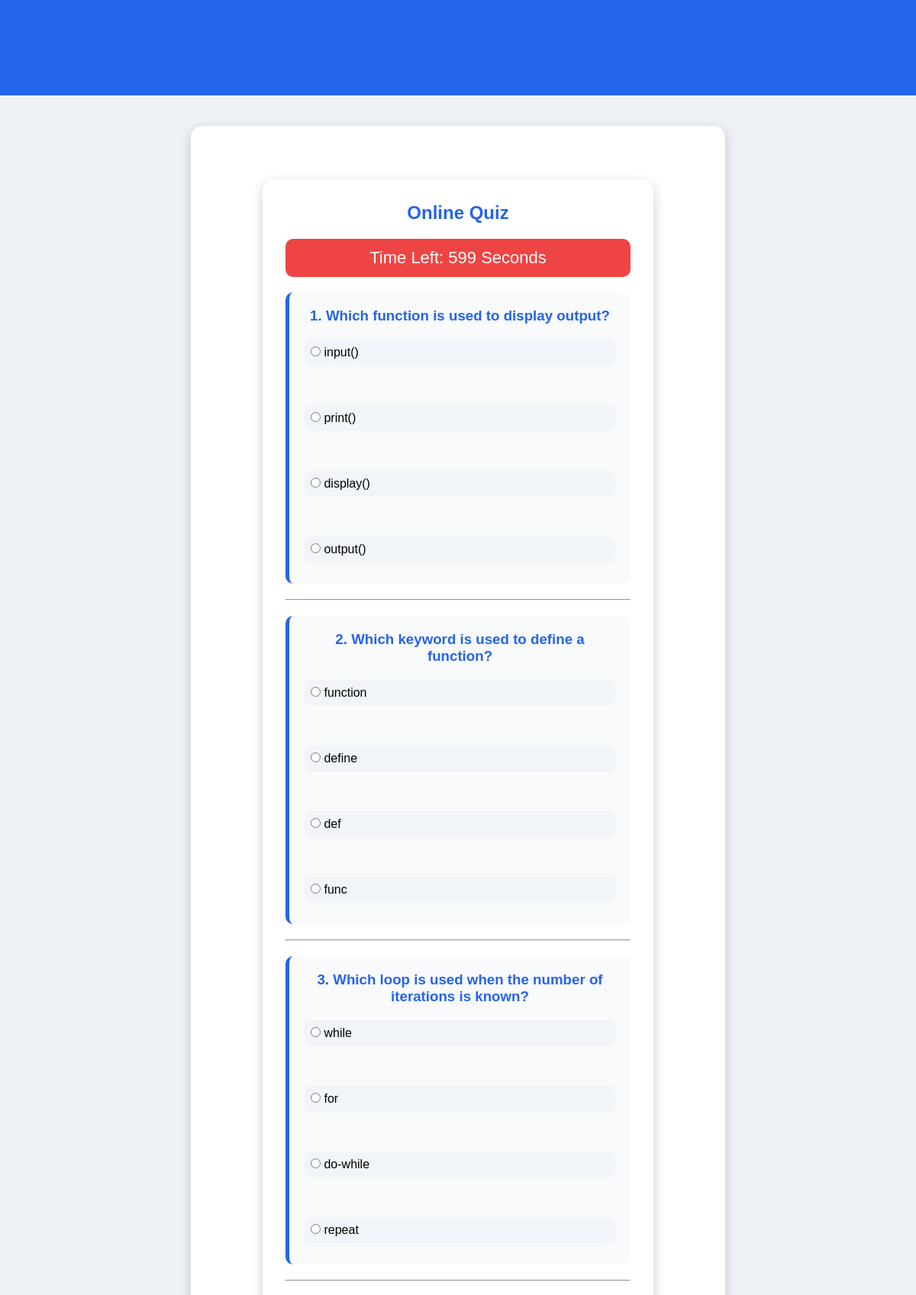
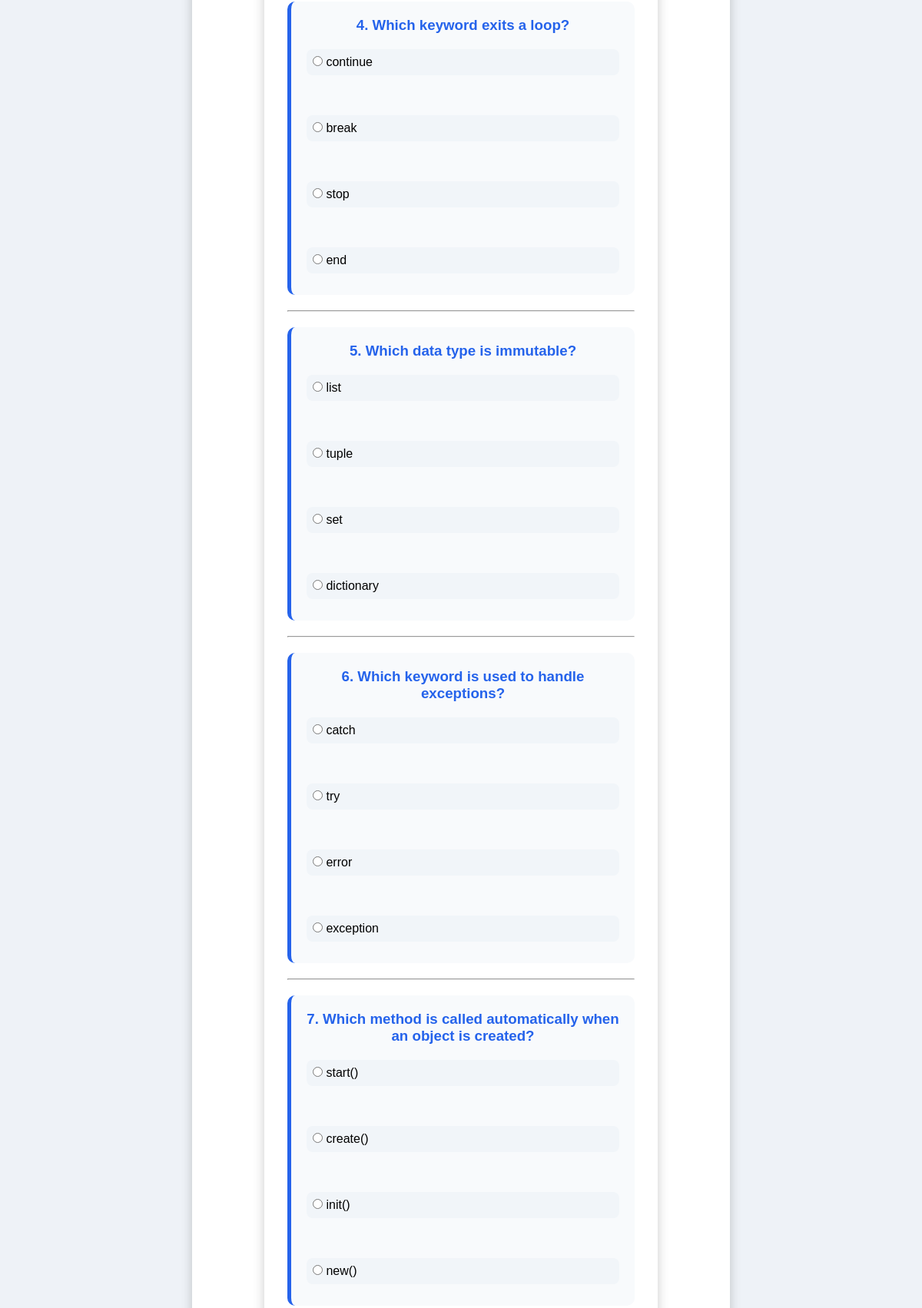
The app's page /quiz/ (upper part) with its own data (2 pictures, top to bottom).
### quiz/models.py (models this page shows, shortened)
class Question(models.Model):
    question = models.CharField(max_length=300)
    option1 = models.CharField(max_length=100)
    option2 = models.CharField(max_length=100)
    option3 = models.CharField(max_length=100)
    option4 = models.CharField(max_length=100)
    answer = models.CharField(max_length=100)

### quiz/views.py (the view, shortened to what this page needs)
# urls.py: path('', include('quiz.urls')),
def quiz(request):
    questions = Question.objects.all()
    return render(request, 'quiz.html', {'questions': questions})

### quiz/templates/quiz.html (shortened to what this page needs)
{% extends 'base.html' %}
{% block content %}
<div class="container">
    <h2>Online Quiz</h2>
    <div id="timer">
        Time Left: <span id="time">600</span> Seconds
    </div>
    <form method="POST" id="quizForm">
        {% for question in questions %}
        <div class="question-box">
            <h3>{{ forloop.counter }}. {{ question.question }}</h3>
            <label>
                <input type="radio"
                       name="{{ question.id }}"
                       value="{{ question.option1 }}"
                       required>
                {{ question.option1 }}
            </label>
            <br><br>
             <label>
                <input type="radio"
                       name="{{ question.id }}"
                       value="{{ question.option2 }}">
                {{ question.option2 }}
            </label>
            <br><br>
            <label>
                <input type="radio"
                       name="{{ question.id }}"
                       value="{{ question.option3 }}">
                {{ question.option3 }}
            </label>
            <br><br>
            <label>
                <input type="radio"
                       name="{{ question.id }}"
                       value="{{ question.option4 }}">
                {{ question.option4 }}
            </label>
        </div>
    <hr>
    {% empty %}
        <h3>No Questions Available</h3>
        {% endfor %}
    </form>
</div>
{% endblock %}

### quiz/templates/base.html (shortened to what this page needs)
<!DOCTYPE html>
<html>
<head>
    {% load static %}
    <link rel="stylesheet" href="{% static 'css/style.css' %}">
</head>
<body>
<header>
    <h1>Online Quiz Application</h1>
</header>
<div class="container">
    {% block content %}
    {% endblock %}
</div>
</body>
</html>

### quiz/static/css/style.css (style rules this page uses)
* { margin:0; padding:0; box-sizing:border-box; font-family:Arial, Helvetica, sans-serif; }
body { background:#eef2f7; }
header { background:#2563eb; color:white; padding:20px; text-align:center; font-size:28px; font-weight:bold; }
.container { width:80%; max-width:700px; margin:40px auto; background:white; padding:30px; border-radius:15px; box-shadow:0 5px 15px rgba(0,0,0,.2); }
h1,h2,h3 { text-align:center; color:#2563eb; margin-bottom:20px; }
.question-box { background:#f8fafc; border-left:5px solid #2563eb; padding:20px; margin:20px 0; border-radius:10px; }
.question-box label { display:block; padding:8px; margin:8px 0; background:#f1f5f9; border-radius:8px; cursor:pointer; }
#timer { background:#ef4444; color:white; text-align:center; padding:12px; font-size:22px; border-radius:10px; margin-bottom:20px; }

### records on screen
Question: question "Which function is used to display output?", option1 "input()", option2 "print()", option3 "display()", option4 "output()"
Question: question "Which keyword is used to define a function?", option1 "function", option2 "define", option3 "def", option4 "func"
Question: question "Which loop is used when the number of iterations is known?", option1 "while", option2 "for", option3 "do-while", option4 "repeat"
Question: question "Which keyword exits a loop?", option1 "continue", option2 "break", option3 "stop", option4 "end"
Question: question "Which data type is immutable?", option1 "list", option2 "tuple", option3 "set", option4 "dictionary"
Question: question "Which keyword is used to handle exceptions?", option1 "catch", option2 "try", option3 "error", option4 "exception"
Question: question "Which method is called automatically when an object is created?", option1 "start()", option2 "create()", option3 "init()", option4 "new()"
